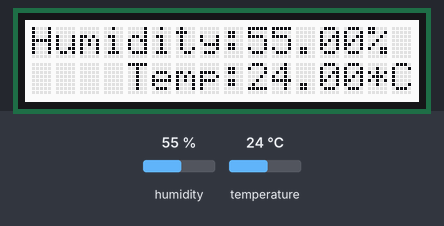
A sketch run on a simulated Arduino Uno, built with avr-gcc and run on an emulated ATmega328P. Parts: 16×2 character LCD. Inputs (shaded band) come from the test bench; at power-on: humidity 55 %, temperature 24 °C. What the sketch prints to the serial monitor is not drawn.

Above: at 2.7 s.
2.8 s: humidity set to 22 %
At 4.6 s:
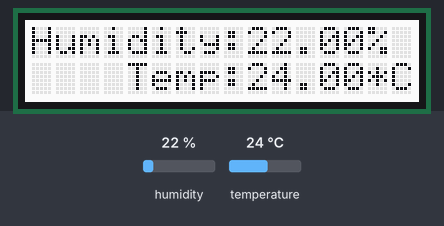
5.8 s: temperature set to 12 °C
At 6.8 s:
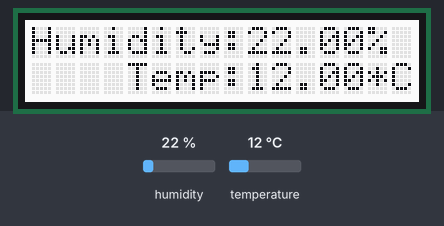
8.8 s: humidity set to 40 %
At 11.2 s:
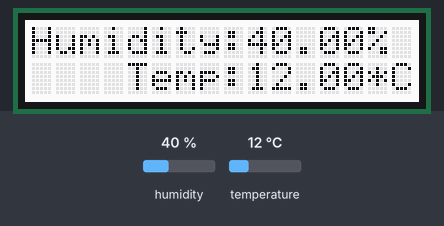
11.8 s: temperature set to 19 °C
At 13.4 s:
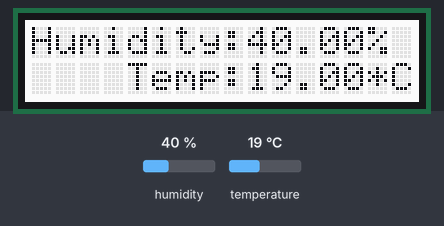
Timing chart, 0 to 14.9 s (numbered marks = the images above; inputs shaded):
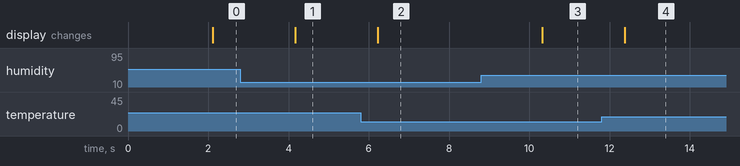

Measured:
- after the input at 2.8 s, the display: changes after 1.4 s (image 1)
- after the input at 5.8 s, the display: changes after 0.42 s (image 2)
- after the input at 8.8 s, the display: changes after 1.5 s (image 3)
- after the input at 11.8 s, the display: changes after 0.57 s (image 4)

The sketch:

DHTwithLCDTester.ino
```cpp
// Example testing sketch for various DHT humidity/temperature sensors
// Written by ladyada, public domain

#include <Wire.h>
#include "DHT.h"
#include "rgb_lcd.h"

rgb_lcd lcd;

#define DHTPIN A2     // what digital pin we're connected to

// Uncomment whatever type you're using!
//#define DHTTYPE DHT11   // DHT 11
#define DHTTYPE DHT22   // DHT 22  (AM2302), AM2321
//#define DHTTYPE DHT21   // DHT 21 (AM2301)

// Connect pin 1 (on the left) of the sensor to +5V
// NOTE: If using a board with 3.3V logic like an Arduino Due connect pin 1
// to 3.3V instead of 5V!
// Connect pin 2 of the sensor to whatever your DHTPIN is
// Connect pin 4 (on the right) of the sensor to GROUND
// Connect a 10K resistor from pin 2 (data) to pin 1 (power) of the sensor

// Initialize DHT sensor.
// Note that older versions of this library took an optional third parameter to
// tweak the timings for faster processors.  This parameter is no longer needed
// as the current DHT reading algorithm adjusts itself to work on faster procs.
DHT dht(DHTPIN, DHTTYPE);

void setup() {
  // set up the LCD's number of columns and rows:
  lcd.begin(16, 2);

  Serial.begin(9600);
  Serial.println("DHTxx test!");

  dht.begin();
}

void loop() {
  // Wait a few seconds between measurements.
  delay(2000);

  // Reading temperature or humidity takes about 250 milliseconds!
  // Sensor readings may also be up to 2 seconds 'old' (its a very slow sensor)
  float h = dht.readHumidity();
  // Read temperature as Celsius (the default)
  float t = dht.readTemperature();
  // Read temperature as Fahrenheit (isFahrenheit = true)
  float f = dht.readTemperature(true);

  // Check if any reads failed and exit early (to try again).
  if (isnan(h) || isnan(t) || isnan(f)) {
    Serial.println("Failed to read from DHT sensor!");
    return;
  }

  // Compute heat index in Fahrenheit (the default)
  float hif = dht.computeHeatIndex(f, h);
  // Compute heat index in Celsius (isFahreheit = false)
  float hic = dht.computeHeatIndex(t, h, false);

  Serial.print("Humidity: ");
  Serial.print(h);
  Serial.print(" %\t");
  Serial.print("Temperature: ");
  Serial.print(t);
  Serial.print(" *C ");
  Serial.print(f);
  Serial.print(" *F\t");
  Serial.print("Heat index: ");
  Serial.print(hic);
  Serial.print(" *C ");
  Serial.print(hif);
  Serial.println(" *F");

  // Print a message to the LCD.
  // set the cursor to (0,0):
  lcd.setCursor(0, 0);
  lcd.print("Humidity:" + String(h) + "%");
  lcd.setCursor(0, 1);
  lcd.print("    Temp:" + String(t) + "*C");
}
```
